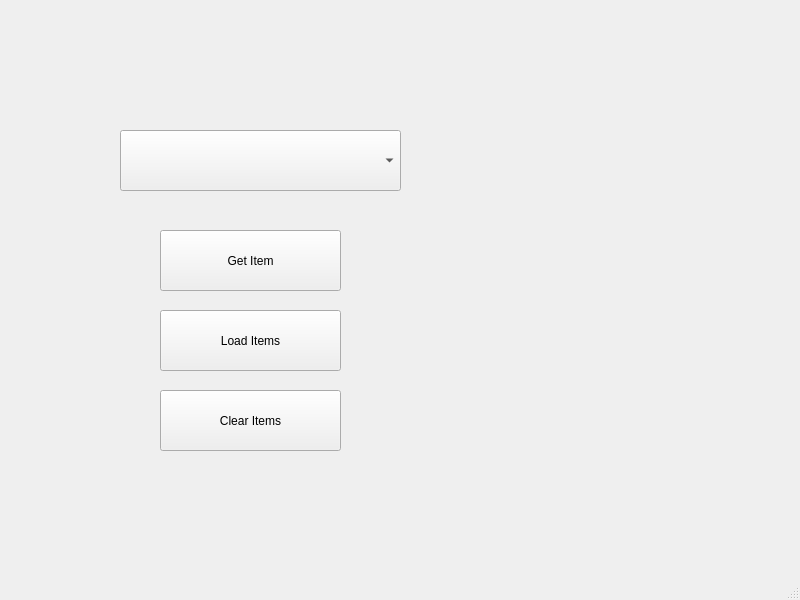
<?xml version="1.0" encoding="UTF-8"?>
<ui version="4.0">
 <class>MainWindow</class>
 <widget class="QMainWindow" name="MainWindow">
  <property name="geometry">
   <rect>
    <x>0</x>
    <y>0</y>
    <width>800</width>
    <height>600</height>
   </rect>
  </property>
  <property name="windowTitle">
   <string>MainWindow</string>
  </property>
  <widget class="QWidget" name="centralwidget">
   <widget class="QComboBox" name="cb_cities">
    <property name="geometry">
     <rect>
      <x>120</x>
      <y>130</y>
      <width>281</width>
      <height>61</height>
     </rect>
    </property>
    <property name="font">
     <font>
      <pointsize>20</pointsize>
     </font>
    </property>
   </widget>
   <widget class="QLabel" name="lbl_result">
    <property name="geometry">
     <rect>
      <x>430</x>
      <y>260</y>
      <width>271</width>
      <height>141</height>
     </rect>
    </property>
    <property name="font">
     <font>
      <pointsize>20</pointsize>
     </font>
    </property>
    <property name="text">
     <string/>
    </property>
   </widget>
   <widget class="QPushButton" name="btn_getItem">
    <property name="geometry">
     <rect>
      <x>160</x>
      <y>230</y>
      <width>181</width>
      <height>61</height>
     </rect>
    </property>
    <property name="text">
     <string>Get Item</string>
    </property>
   </widget>
   <widget class="QPushButton" name="btn_loadItems">
    <property name="geometry">
     <rect>
      <x>160</x>
      <y>310</y>
      <width>181</width>
      <height>61</height>
     </rect>
    </property>
    <property name="text">
     <string>Load Items</string>
    </property>
   </widget>
   <widget class="QPushButton" name="btn_clearItems">
    <property name="geometry">
     <rect>
      <x>160</x>
      <y>390</y>
      <width>181</width>
      <height>61</height>
     </rect>
    </property>
    <property name="text">
     <string>Clear Items</string>
    </property>
   </widget>
  </widget>
  <widget class="QMenuBar" name="menubar">
   <property name="geometry">
    <rect>
     <x>0</x>
     <y>0</y>
     <width>800</width>
     <height>21</height>
    </rect>
   </property>
  </widget>
  <widget class="QStatusBar" name="statusbar"/>
 </widget>
 <resources/>
 <connections/>
</ui>
